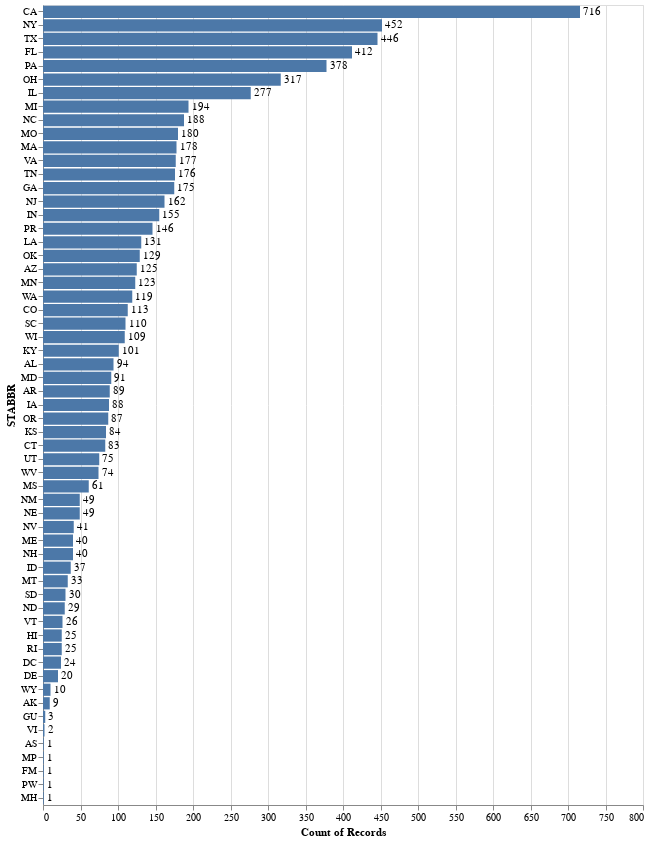

The notebook cell this image was saved under:
### Code cell
bars = alt.Chart(df).mark_bar().encode(
    alt.Y("STABBR", sort="-x"),
    x="count(UNITID)"
).properties(
    width=600,
    height=800
)

labels = bars.mark_text(
    align='left',
    baseline='middle',
    dx=3  # Nudges text to right so it doesn't overlap with the bar
).encode(
    text='count(UNITID)'
)

bars + labels

### Figure 1 — Vega-Lite specification as saved in the notebook (floating-point values rounded to 4 significant figures; data arrays with more than 128 entries replaced by an {"elided": "..."} marker saying what was removed)
{"config": {"view": {"continuousWidth": 400, "continuousHeight": 300}}, "layer": [{"mark": "bar", "encoding": {"x": {"type": "quantitative", "aggregate": "count", "field": "UNITID"}, "y": {"type": "nominal", "field": "STABBR", "sort": "-x"}}, "height": 800, "width": 600}, {"mark": {"type": "text", "align": "left", "baseline": "middle", "dx": 3}, "encoding": {"text": {"type": "quantitative", "aggregate": "count", "field": "UNITID"}, "x": {"type": "quantitative", "aggregate": "count", "field": "UNITID"}, "y": {"type": "nominal", "field": "STABBR", "sort": "-x"}}, "height": 800, "width": 600}], "data": {"name": "data-b44736a47b117f2d25b99f0035ff2f54"}, "$schema": "https://vega.github.io/schema/vega-lite/v4.0.2.json", "datasets": {"data-b44736a47b117f2d25b99f0035ff2f54": {"elided": "7112 records"}}}
